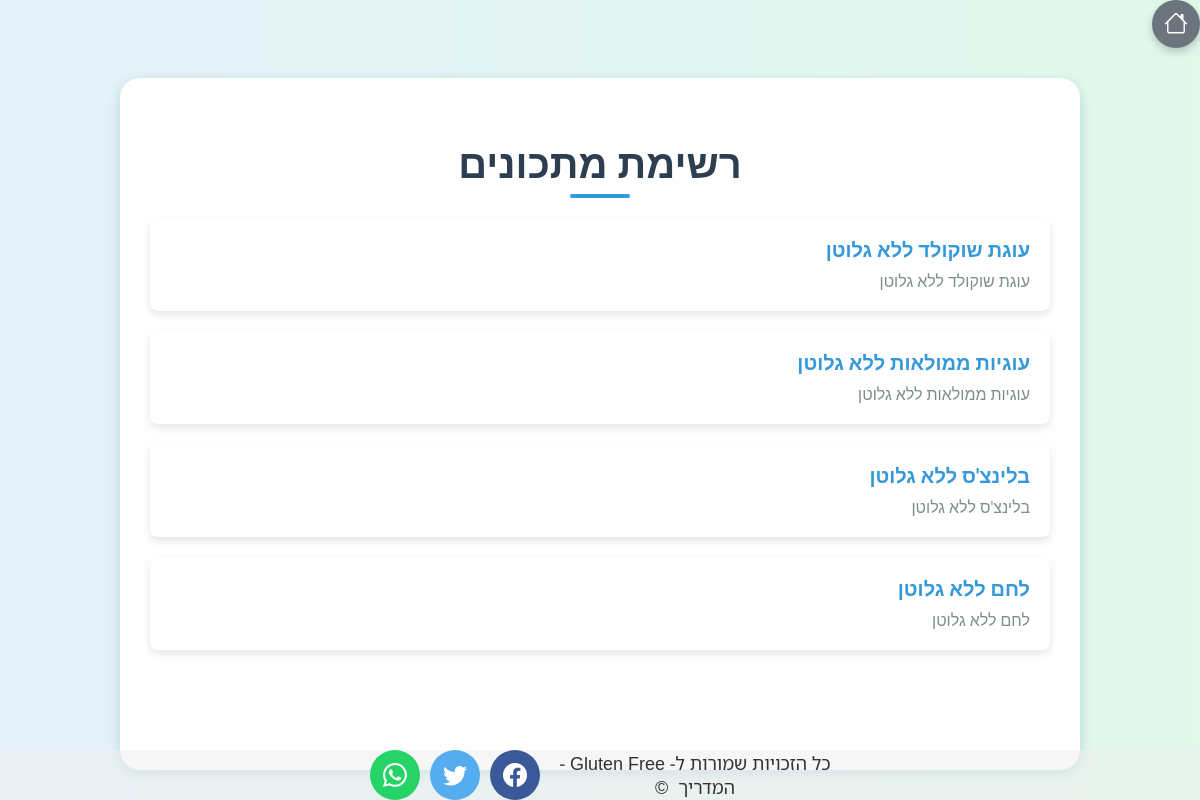
The app's page /recipe_list/, older data.
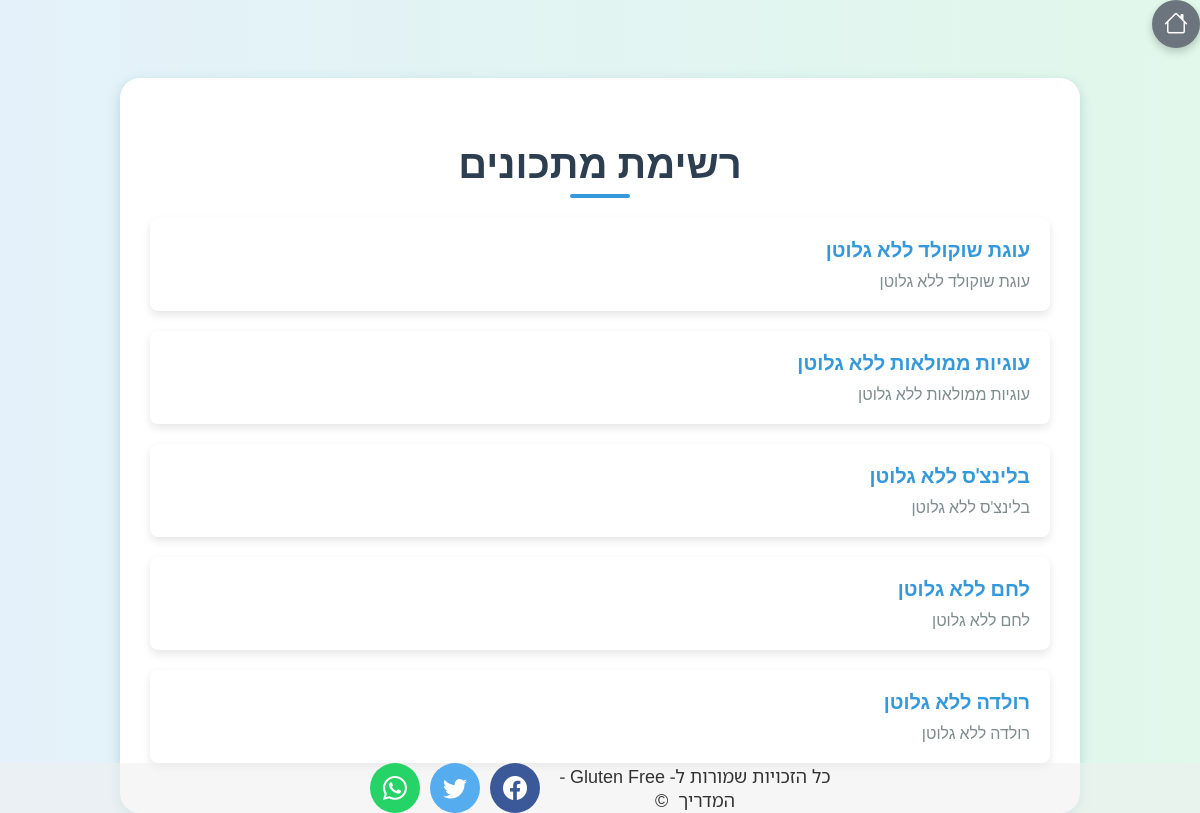
The same page, newer data.
### mysite/models.py (models this page shows, shortened)
class Recipe(models.Model):
    user = models.ForeignKey(User, on_delete=models.CASCADE)
    name = models.CharField(max_length=150)
    description = models.TextField()
    ingredients = models.TextField()
    instructions = models.TextField()
    image = models.ImageField(upload_to='recipe_images/', blank=True, null=True)
    created_at = models.DateTimeField(auto_now_add=True)
    likes = models.ManyToManyField(User, default=None, blank=True, related_name='liked')

### mysite/views.py (the view)
# urls.py: path('recipe_list/', views.recipe_list, name='recipe_list'),
def recipe_list(request):
    recipe_list = Recipe.objects.all()
    return render(request, 'recipe_list.html', {'recipe_list': recipe_list})

### mysite/templates/recipe_list.html (shortened to what this page needs)
{% load static %}
{% include 'base.html' %}
<!DOCTYPE html>
<html lang="he">
<head>
</head>
<body>
    <div class="container">
        <h2>רשימת מתכונים</h2>
        <ul>
            {% for recipe in recipe_list %}
                <li>
                    <a href="{% url 'recipe_detail' recipe.id %}">{{ recipe.name }}</a>
                    <p>{{ recipe.description }}</p>
                </li>
            {% empty %}
                <li>אין מתכונים לרשום.</li>
            {% endfor %}
        </ul>
    </div>
</body>
</html>

Row changes from the older to the newer data that the page shows:
added Recipe: name "רולדה ללא גלוטן", description "רולדה ללא גלוטן"
